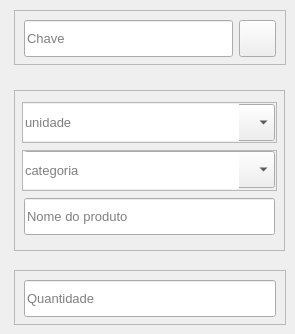
             <widget class="QWidget" name="page">
              <widget class="QFrame" name="frame_quantidade">
               <property name="geometry">
                <rect>
                 <x>14</x>
                 <y>270</y>
                 <width>272</width>
                 <height>55</height>
                </rect>
               </property>
               <property name="frameShape">
                <enum>QFrame::StyledPanel</enum>
               </property>
               <property name="frameShadow">
                <enum>QFrame::Raised</enum>
               </property>
               <layout class="QHBoxLayout" name="horizontalLayout_13">
                <item>
                 <widget class="QLineEdit" name="lineEdit_quantidade">
                  <property name="minimumSize">
                   <size>
                    <width>0</width>
                    <height>37</height>
                   </size>
                  </property>
                  <property name="font">
                   <font>
                    <pointsize>10</pointsize>
                   </font>
                  </property>
                  <property name="alignment">
                   <set>Qt::AlignLeading|Qt::AlignLeft|Qt::AlignVCenter</set>
                  </property>
                  <property name="placeholderText">
                   <string>Quantidade</string>
                  </property>
                 </widget>
                </item>
               </layout>
              </widget>
              <widget class="QFrame" name="frame_chave_qrcode">
               <property name="geometry">
                <rect>
                 <x>14</x>
                 <y>10</y>
                 <width>272</width>
                 <height>55</height>
                </rect>
               </property>
               <property name="frameShape">
                <enum>QFrame::StyledPanel</enum>
               </property>
               <property name="frameShadow">
                <enum>QFrame::Raised</enum>
               </property>
               <layout class="QHBoxLayout" name="horizontalLayout_11">
                <item>
                 <widget class="QLineEdit" name="lineEdit_chave">
                  <property name="minimumSize">
                   <size>
                    <width>0</width>
                    <height>37</height>
                   </size>
                  </property>
                  <property name="font">
                   <font>
                    <pointsize>10</pointsize>
                   </font>
                  </property>
                  <property name="placeholderText">
                   <string>Chave</string>
                  </property>
                 </widget>
                </item>
                <item>
                 <widget class="QPushButton" name="btn_chave_qrcode">
                  <property name="minimumSize">
                   <size>
                    <width>37</width>
                    <height>37</height>
                   </size>
                  </property>
                  <property name="maximumSize">
                   <size>
                    <width>37</width>
                    <height>37</height>
                   </size>
                  </property>
                  <property name="text">
                   <string/>
                  </property>
                  <property name="icon">
                   <iconset>
                    <normaloff>../../../images/svg_icons/icon_qr_code.svg</normaloff>../../../images/svg_icons/icon_qr_code.svg</iconset>
                  </property>
                  <property name="iconSize">
                   <size>
                    <width>22</width>
                    <height>22</height>
                   </size>
                  </property>
                 </widget>
                </item>
               </layout>
              </widget>
              <widget class="QFrame" name="frame_continer_prima_info">
               <property name="geometry">
                <rect>
                 <x>14</x>
                 <y>90</y>
                 <width>271</width>
                 <height>161</height>
                </rect>
               </property>
               <property name="frameShape">
                <enum>QFrame::StyledPanel</enum>
               </property>
               <property name="frameShadow">
                <enum>QFrame::Raised</enum>
               </property>
               <layout class="QVBoxLayout" name="verticalLayout_4">
                <item>
                 <widget class="QComboBox" name="combo_box_unidade">
                  <property name="minimumSize">
                   <size>
                    <width>0</width>
                    <height>37</height>
                   </size>
                  </property>
                  <property name="font">
                   <font>
                    <pointsize>10</pointsize>
                   </font>
                  </property>
                  <property name="cursor">
                   <cursorShape>PointingHandCursor</cursorShape>
                  </property>
                  <property name="editable">
                   <bool>false</bool>
                  </property>
                  <property name="currentText">
                   <string/>
                  </property>
                  <property name="currentIndex">
                   <number>-1</number>
                  </property>
                  <property name="minimumContentsLength">
                   <number>0</number>
                  </property>
                  <property name="placeholderText">
                   <string>Unidade</string>
                  </property>
                  <property name="duplicatesEnabled">
                   <bool>false</bool>
                  </property>
                  <item>
                   <property name="text">
                    <string>New Item</string>
                   </property>
                  </item>
                  <item>
                   <property name="text">
                    <string>New Item</string>
                   </property>
                  </item>
                  <item>
                   <property name="text">
                    <string>New Item</string>
                   </property>
                  </item>
                 </widget>
                </item>
                <item>
                 <widget class="QComboBox" name="combo_box_categoria">
                  <property name="minimumSize">
                   <size>
                    <width>0</width>
                    <height>37</height>
                   </size>
                  </property>
                  <property name="font">
                   <font>
                    <pointsize>10</pointsize>
                   </font>
                  </property>
                  <property name="cursor">
                   <cursorShape>PointingHandCursor</cursorShape>
                  </property>
                  <property name="editable">
                   <bool>false</bool>
                  </property>
                  <property name="currentText">
                   <string/>
                  </property>
                  <property name="currentIndex">
                   <number>-1</number>
                  </property>
                  <property name="minimumContentsLength">
                   <number>0</number>
                  </property>
                  <property name="placeholderText">
                   <string>Categoria</string>
                  </property>
                  <property name="duplicatesEnabled">
                   <bool>false</bool>
                  </property>
                  <item>
                   <property name="text">
                    <string>New Item</string>
                   </property>
                  </item>
                  <item>
                   <property name="text">
                    <string>New Item</string>
                   </property>
                  </item>
                  <item>
                   <property name="text">
                    <string>New Item</string>
                   </property>
                  </item>
                 </widget>
                </item>
                <item>
                 <widget class="QLineEdit" name="lineEdit_nome_produto">
                  <property name="minimumSize">
                   <size>
                    <width>0</width>
                    <height>37</height>
                   </size>
                  </property>
                  <property name="font">
                   <font>
                    <pointsize>10</pointsize>
                   </font>
                  </property>
                  <property name="placeholderText">
                   <string>Nome do produto</string>
                  </property>
                 </widget>
                </item>
               </layout>
              </widget>
              <widget class="QFrame" name="frame_custom_categoria">
               <property name="geometry">
                <rect>
                 <x>22</x>
                 <y>150</y>
                 <width>255</width>
                 <height>41</height>
                </rect>
               </property>
               <property name="styleSheet">
                <string notr="true">QPushButton{border-top-left-radius:0px;border-bottom-left-radius:0px;}
QLineEdit{border-top-right-radius:0px;border-bottom-right-radius:0px;}</string>
               </property>
               <property name="frameShape">
                <enum>QFrame::StyledPanel</enum>
               </property>
               <property name="frameShadow">
                <enum>QFrame::Raised</enum>
               </property>
               <layout class="QHBoxLayout" name="horizontalLayout">
                <property name="spacing">
                 <number>0</number>
                </property>
                <property name="leftMargin">
                 <number>0</number>
                </property>
                <property name="topMargin">
                 <number>0</number>
                </property>
                <property name="rightMargin">
                 <number>0</number>
                </property>
                <property name="bottomMargin">
                 <number>0</number>
                </property>
                <item>
                 <widget class="QLineEdit" name="lineEdit_categoria">
                  <property name="minimumSize">
                   <size>
                    <width>0</width>
                    <height>37</height>
                   </size>
                  </property>
                  <property name="font">
                   <font>
                    <pointsize>10</pointsize>
                   </font>
                  </property>
                  <property name="styleSheet">
                   <string notr="true"/>
                  </property>
                  <property name="placeholderText">
                   <string>categoria</string>
                  </property>
                 </widget>
                </item>
                <item>
                 <widget class="QPushButton" name="btn_show_categoria">
                  <property name="minimumSize">
                   <size>
                    <width>37</width>
                    <height>37</height>
                   </size>
                  </property>
                  <property name="maximumSize">
                   <size>
                    <width>37</width>
                    <height>37</height>
                   </size>
                  </property>
                  <property name="styleSheet">
                   <string notr="true"/>
                  </property>
                  <property name="text">
                   <string/>
                  </property>
                  <property name="icon">
                   <iconset>
                    <normaloff>../../../images/svg_icons/icon_down_arrow.svg</normaloff>../../../images/svg_icons/icon_down_arrow.svg</iconset>
                  </property>
                  <property name="iconSize">
                   <size>
                    <width>30</width>
                    <height>30</height>
                   </size>
                  </property>
                 </widget>
                </item>
               </layout>
              </widget>
              <widget class="QFrame" name="frame_custom_unidade">
               <property name="geometry">
                <rect>
                 <x>22</x>
                 <y>102</y>
                 <width>255</width>
                 <height>41</height>
                </rect>
               </property>
               <property name="styleSheet">
                <string notr="true">QPushButton{border-top-left-radius:0px;border-bottom-left-radius:0px;}
QLineEdit{border-top-right-radius:0px;border-bottom-right-radius:0px;}</string>
               </property>
               <property name="frameShape">
                <enum>QFrame::StyledPanel</enum>
               </property>
               <property name="frameShadow">
                <enum>QFrame::Raised</enum>
               </property>
               <layout class="QHBoxLayout" name="horizontalLayout_4">
                <property name="spacing">
                 <number>0</number>
                </property>
                <property name="leftMargin">
                 <number>0</number>
                </property>
                <property name="topMargin">
                 <number>0</number>
                </property>
                <property name="rightMargin">
                 <number>0</number>
                </property>
                <property name="bottomMargin">
                 <number>0</number>
                </property>
                <item>
                 <widget class="QLineEdit" name="lineEdit_unidade">
                  <property name="minimumSize">
                   <size>
                    <width>0</width>
                    <height>37</height>
                   </size>
                  </property>
                  <property name="font">
                   <font>
                    <pointsize>10</pointsize>
                   </font>
                  </property>
                  <property name="placeholderText">
                   <string>unidade</string>
                  </property>
                 </widget>
                </item>
                <item>
                 <widget class="QPushButton" name="btn_show_unidade">
                  <property name="minimumSize">
                   <size>
                    <width>37</width>
                    <height>37</height>
                   </size>
                  </property>
                  <property name="maximumSize">
                   <size>
                    <width>37</width>
                    <height>37</height>
                   </size>
                  </property>
                  <property name="text">
                   <string/>
                  </property>
                  <property name="icon">
                   <iconset>
                    <normaloff>../../../images/svg_icons/icon_down_arrow.svg</normaloff>../../../images/svg_icons/icon_down_arrow.svg</iconset>
                  </property>
                  <property name="iconSize">
                   <size>
                    <width>30</width>
                    <height>30</height>
                   </size>
                  </property>
                 </widget>
                </item>
               </layout>
              </widget>
             </widget>
